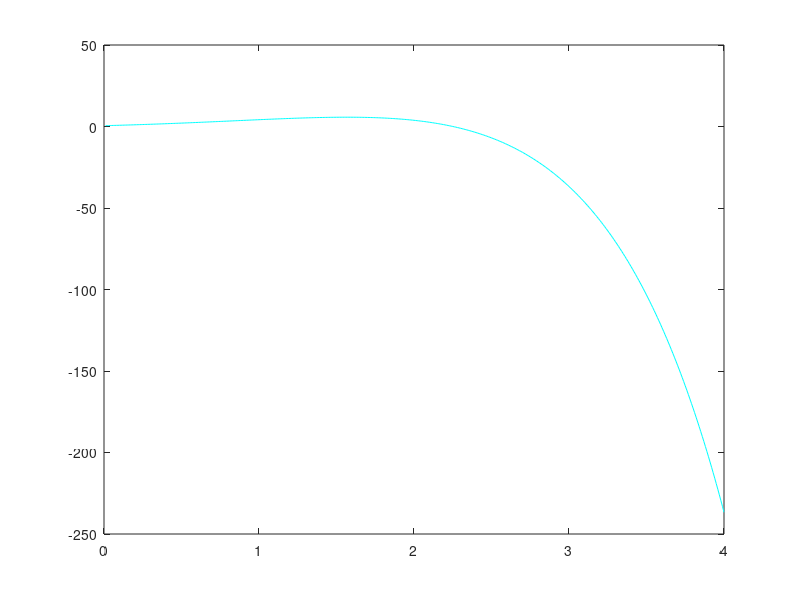

Source code (MATLAB):
clear T Y
h = 0.01;
t=0;
y =.5;

RK_f = @(t,y) y - 2*t^3 + 2;
fprintf('Paso 0: t = %6.3f, y = %18.15f\n',t,y);
for ii = 1:400
    k1 = h* RK_f(t,y);
    k2 = h* RK_f(t+h/2,y+k1/2);
    k3 = h* RK_f(t+h/2,y+k1/2);
    k4 = h* RK_f(t+h,y+k3);
    y = y + (k1+2*k2+2*k3+k4)/6;
    t = t+h;
    T(ii) = t;
    Y(ii) = y;
    fprintf('Paso %d: t = %6.3f, y = %18.15f\n',ii,t,y);
end

plot(T,Y, 'c');